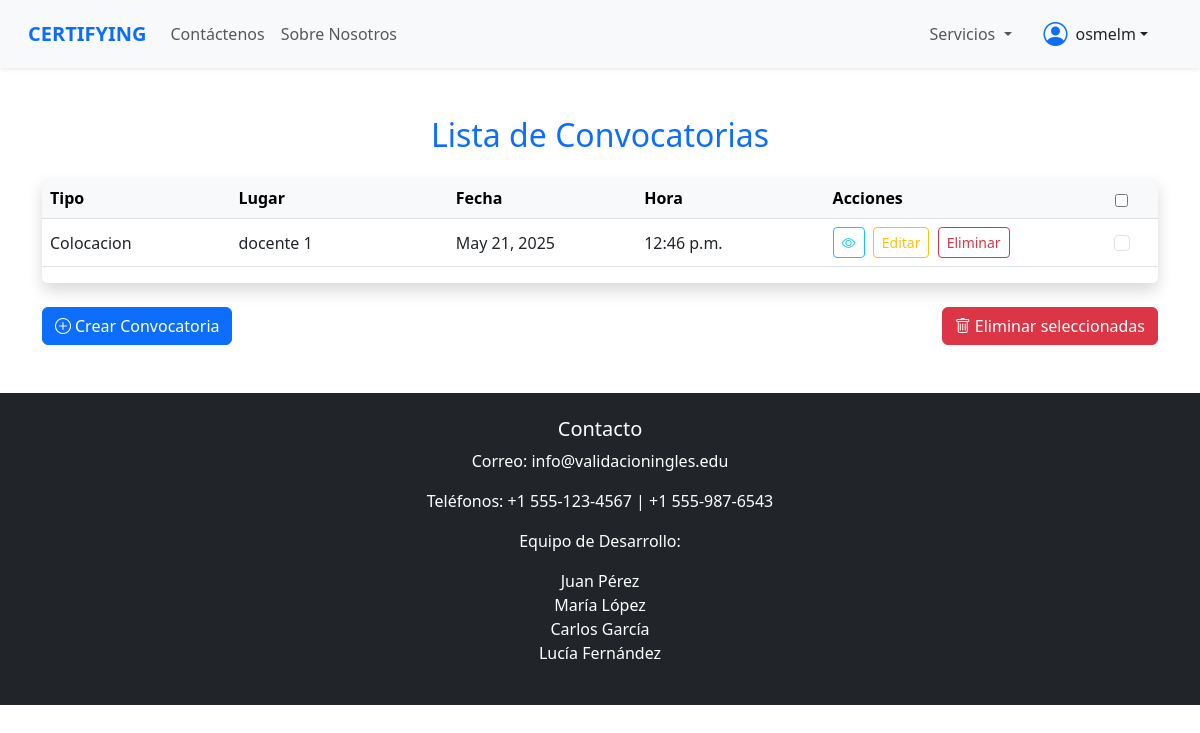
The page /convocatorias/ (signed in) on the database its author committed.
### gestion/models.py (models this page shows, shortened)
class Usuario(AbstractUser):
    TIPO_USUARIO = [
        ('estudiante', 'Estudiante'),
        ('profesor', 'Profesor del Centro')
    ]
    anios =[
        ('1', 'primero'),
        ('2', 'segundo'),
        ('3', 'tercero'),
        ('4', 'cuarto'),
    ]
    tipo_usuario = models.CharField(max_length=20, choices=TIPO_USUARIO)
    facultad = models.CharField(max_length=20)
    grupo = models.CharField(max_length=20,null=True, blank=True)
    anio_escolar = models.CharField(max_length=30, choices=anios, null=True, blank=True)
    carrera = models.CharField(max_length=100,null=True, blank=True)
    curso = models.CharField(max_length=30, blank=True, null=True)
    nivel = models.CharField(max_length=10,null=True, blank=True)
    foto_perfil = models.ImageField(upload_to=ruta_foto_perfil, null=True, blank=True)
    def es_profesor(self):
        return self.tipo_usuario == 'profesor'

class Convocatoria(models.Model):
    TIPO_CONVOCATORIA = [
        ('entrevista', 'Entrevista'),
        ('certificacion', 'Certificación'),
        ('curso', 'Curso'),
        ('colocacion', 'Colocacion'),
        ('revalorizacion', 'revalorizacion')
    ]
    niveles = [
        ('A1', 'A1'),
        ('A2', 'A2'),
        ('B1', 'B1'),
        ('B2', 'B2'),
        ('C1', 'C1'),
        ('C2', 'C2')
    ]
    nivel = models.CharField(max_length=2, choices=niveles, null=True, blank=True)
    tipo = models.CharField(max_length=20, choices=TIPO_CONVOCATORIA)
    descripcion = models.TextField()
    lugar = models.CharField(max_length=100)
    fecha = models.DateField()
    hora = models.TimeField()
    profesor = models.ForeignKey(
        Usuario,
        on_delete=models.CASCADE,
        limit_choices_to={'tipo_usuario': 'profesor'},
        null=True,  # <-- Permitir nulos temporalmente
        blank=True
    )  # Creador
    estado = models.BooleanField(default=True)

### gestion/vistas/vista_convocatoria.py (the view)
# urls.py: path('convocatorias/', vista_convocatoria.lista_convocatorias, name='lista_convocatorias'),
def lista_convocatorias(request):
    if not request.user.is_authenticated:
        messages.warning(request, "Debes iniciar sesión para acceder a esta página.")
        return redirect('login')
    if not request.user.es_profesor():
        messages.warning(request, "No tienes permisos para acceder a esta sección.")
        return redirect('pagina_principal')
    convocatorias = Convocatoria.objects.all()
    return render(request, 'convocatorias/lista_convocatorias.html', {'convocatorias': convocatorias})

### templates/convocatorias/lista_convocatorias.html (shortened to what this page needs)
{% extends 'base.html' %}
{% load static %}
{% block content %}
<div class="container my-5">
  <h2 class="mb-4 text-primary text-center">Lista de Convocatorias</h2>
  <form id="formEliminarConvocatorias" method="post" action="{% url 'eliminar_convocatorias_seleccionadas' %}">
    <div class="table-responsive shadow rounded">
      <table class="table table-hover align-middle">
        <thead class="table-light">
          <tr>
            <th style="width: 13%;">Tipo</th>
            <th style="width: 15%;">Lugar</th>
            <th style="width: 13%;">Fecha</th>
            <th style="width: 13%;">Hora</th>
            <th style="width: 18%; min-width: 180px;" class="text-nowrap">Acciones</th>
            <th style="width: 5%;" class="text-center align-middle">
              <input type="checkbox" id="selectAllConvocatorias" title="Seleccionar/Deseleccionar todos" class="align-middle">
            </th>
          </tr>
        </thead>
        <tbody>
          {% for convocatoria in convocatorias %}
          <tr>
            <td class="text-truncate" style="max-width: 120px;">{{ convocatoria.get_tipo_display }}</td>
            <td class="text-truncate" style="max-width: 120px;">{{ convocatoria.lugar }}</td>
            <td class="text-truncate" style="max-width: 100px;">{{ convocatoria.fecha }}</td>
            <td class="text-truncate" style="max-width: 100px;">{{ convocatoria.hora }}</td>
            <td class="text-nowrap" style="min-width: 180px;">
              <a href="{% url 'detalle_convocatoria' convocatoria.id %}" class="btn btn-outline-info btn-sm me-1" title="Visualizar">
                <i class="bi bi-eye"></i>
              </a>
              <a href="{% url 'editar_convocatoria' convocatoria.id %}" class="btn btn-outline-warning btn-sm me-1">Editar</a>
              <a href="{% url 'eliminar_convocatoria' convocatoria.id %}" class="btn btn-outline-danger btn-sm me-1" onclick="return confirm('¿Estás seguro?')">Eliminar</a>
            </td>
            <td class="text-center align-middle">
              <input type="checkbox" name="convocatorias_seleccionadas" value="{{ convocatoria.id }}" class="form-check-input convocatoria-checkbox">
            </td>
          </tr>
          {% endfor %}
        </tbody>
      </table>
    </div>
    <div class="d-flex justify-content-between mt-4">
      <a href="{% url 'crear_convocatoria' %}" class="btn btn-primary">
        <i class="bi bi-plus-circle me-1"></i>Crear Convocatoria
      </a>
      <button type="submit" class="btn btn-danger" onclick="return confirm('¿Eliminar las convocatorias seleccionadas?')">
        <i class="bi bi-trash me-1"></i>Eliminar seleccionadas
      </button>
    </div>
  </form>
</div>
{% endblock %}

### templates/base.html (shortened to what this page needs)
{% load static %}
<!DOCTYPE html>
<html lang="es">
<head>
    <link rel="stylesheet" href="{% static 'css/bootstrap.min.css' %}">
    <link rel="stylesheet" href="{% static 'css/bootstrap-icons.css' %}">
    <link rel="stylesheet" href="{% static 'css/base.css' %}">
</head>
<body style="margin: 0; padding: 0;">
<nav class="navbar navbar-expand-lg navbar-light bg-light shadow-sm px-3">
  <div class="container-fluid">
    <a class="navbar-brand fw-bold text-primary" href="{% url 'pagina_principal' %}">CERTIFYING</a>
    <div class="collapse navbar-collapse" id="navbarMain">
      <ul class="navbar-nav me-auto mb-2 mb-lg-0">
        <li class="nav-item">
          <a class="nav-link" href="#">Contáctenos</a>
        </li>
        <li class="nav-item">
          <a class="nav-link" href="#">Sobre Nosotros</a>
        </li>
      </ul>
      <ul class="navbar-nav mb-2 mb-lg-0 d-flex align-items-lg-center">
        <li class="nav-item dropdown me-lg-3">
          <a class="nav-link dropdown-toggle" href="#" id="serviciosDropdown" role="button" data-bs-toggle="dropdown" aria-expanded="false">
            Servicios
          </a>
        </li>
        {% if request.user.is_authenticated %}
        <li class="nav-item dropdown d-flex align-items-center me-lg-3">
          <a class="nav-link dropdown-toggle d-flex align-items-center text-reset text-decoration-none"
             href="#" id="usuarioDropdown" role="button" data-bs-toggle="dropdown" aria-expanded="false">
            <i class="bi bi-person-circle fs-4 text-primary me-2"></i>
            <span class="text-nowrap">{{ request.user.username }}</span>
          </a>
            <a class="dropdown-item" href="{% url 'perfil' %}">Perfil</a></li>
          </ul>
        {% else %}
        <li class="nav-item">
            <a href="{% url 'login' %}" class="btn btn-outline-primary  btn-sm">Iniciar sesión</a>
        </li>
        {% endif %}
    </div>
  </div>
</nav>
    <main id="main" style="margin: 0; padding: 0; width: 100%">
        {% block content %}
        {% endblock %}
    </main>
    <footer class="text-center mt-5 bg-dark text-white py-4">
        <h5>Contacto</h5>
        <p>Correo: info@validacioningles.edu</p>
        <p>Teléfonos: +1 555-123-4567 | +1 555-987-6543</p>
        <p>Equipo de Desarrollo:</p>
        <ul class="list-unstyled">
            <li>Juan Pérez</li>
            <li>María López</li>
            <li>Carlos García</li>
            <li>Lucía Fernández</li>
        </ul>
    </footer>
</body>
</html>

### static/css/base.css (style rules this page uses)
* { margin: 0; padding: 0; box-sizing: border-box; }
#main { width:100%; }

### rows shown on the page
Usuario: user.username "osmelm"
Convocatoria: tipo "Colocacion", lugar "docente 1", fecha "May 21, 2025", hora "12:46 p.m."
